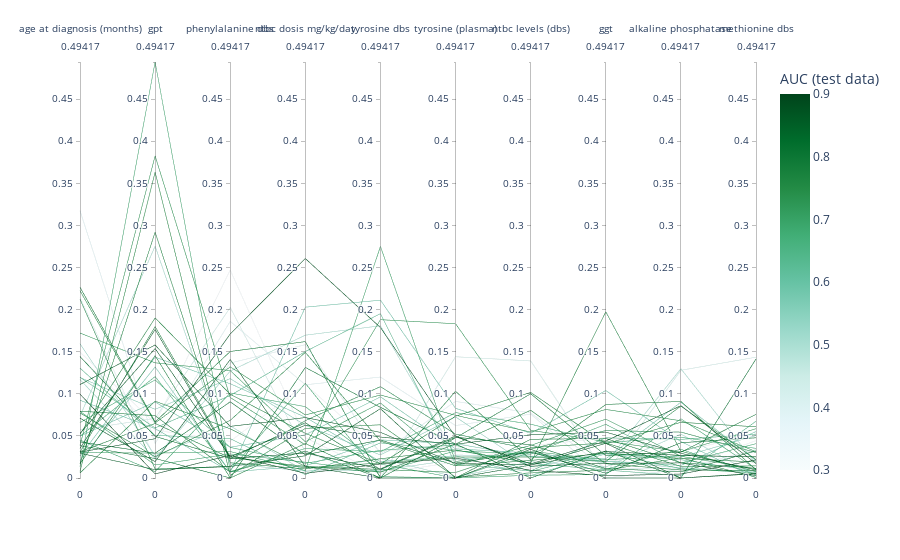

The cell this chart's notebook holds for it:
### Code cell
import plotly.express as px
import numpy as np

df_ranks_long = df_ranks_abnormal.T
order = df_ranks_long.rank(axis="columns", ascending=False).median(axis="rows").sort_values().index
df_ranks_long["auc_score"] = AUCs

fig_barplot = px.bar(df_ranks_abnormal, barmode="group")

def rank_sort(df_ranks_abnormal: pd.DataFrame) -> pd.Index:
    """This takes the dataframe, ranks its variables, and sorts them by the mean ranking"""
    return df_ranks_abnormal.rank(axis="rows").mean(axis="columns").sort_values(ascending=False).index

order = rank_sort(df_ranks_abnormal) # Converts ranks to an ordered list

def wrapper_pcoorplot(df_ranks_abnormal, dims=order.tolist()):
    """Small wrapper around plotly parallel coordinates plot"""
    fig_ranks = px.parallel_coordinates(
        df_ranks_abnormal.T,
        dimensions=dims,
        color=df_ranks_long["auc_score"],
        # labels=labels_relabel,
        color_continuous_scale='BuGn',
    )

    # Calculate global min and max
    global_min = np.min(df_ranks_abnormal.values)
    global_max = np.max(df_ranks_abnormal.values)

    # Create a new 'range' key for each dimension in the figure
    for dimension in fig_ranks.data[0]['dimensions']:
        dimension['range'] = [global_min, global_max]

    fig_ranks.update_layout(
        yaxis_tickformat=".2f",
        coloraxis_colorbar=dict(title=f"{'AUC'} (test data)"),
    )

    return fig_ranks

# Creates the figure with the first [:15] features according to ranking
fig_abnormal = wrapper_pcoorplot(df_ranks_abnormal, order.tolist()[:10])
fig_abnormal.show()  # Show fig, as this is a notebook
